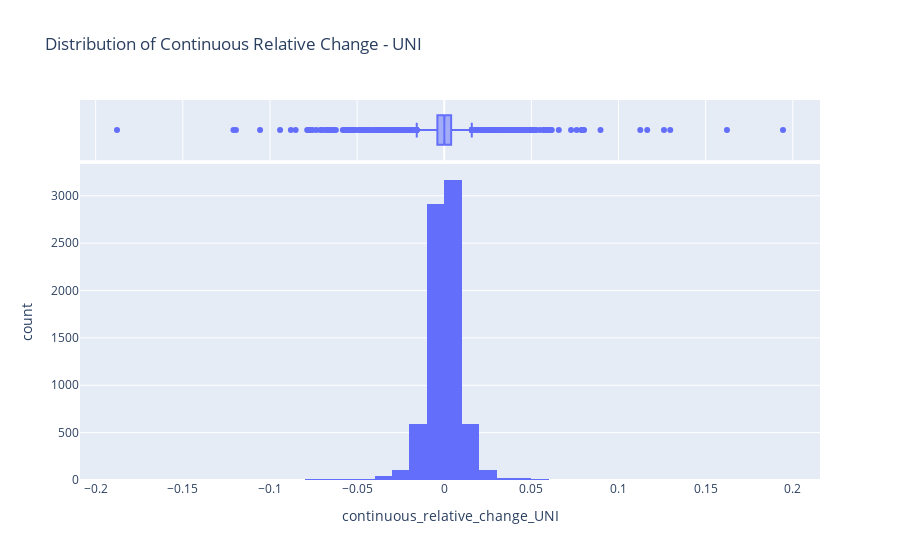
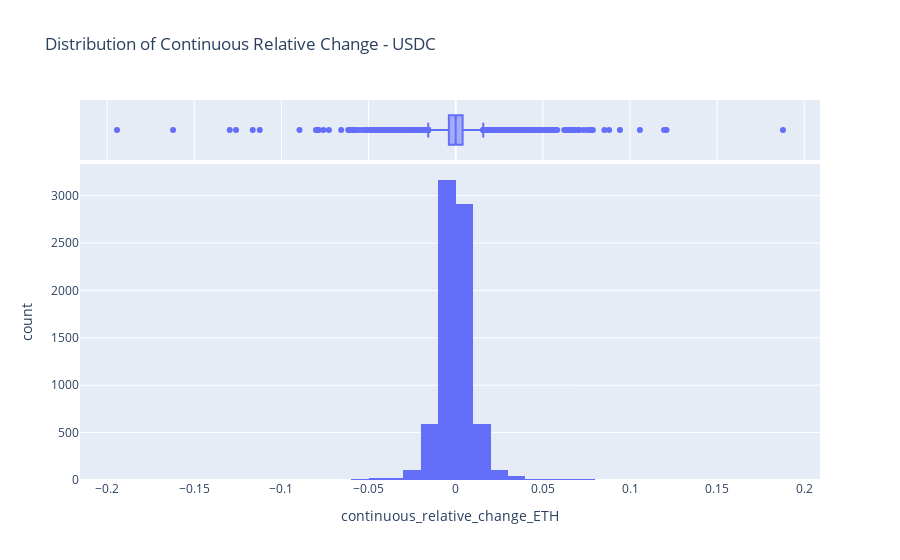

Notebook source saved alongside these figures, in order:
### Code cell
import numpy as np


# Calculate the continuous relative change for 'pair0_cost'
df['continuous_relative_change_UNI'] = np.log(df['pair0_cost'] / df['pair0_cost'].shift(1))

# Calculate the continuous relative change for 'pair1_cost'
df['continuous_relative_change_ETH'] = np.log(df['pair1_cost'] / df['pair1_cost'].shift(1))

# Drop NaN values resulting from the diff and shift operations
df.dropna(inplace=True)

# Plot interactive distribution graphs for continuous relative changes
fig_continuous_UNI = px.histogram(df, x='continuous_relative_change_UNI', title='Distribution of Continuous Relative Change - UNI', marginal='box', nbins=50)
fig_continuous_ETH = px.histogram(df, x='continuous_relative_change_ETH', title='Distribution of Continuous Relative Change - USDC', marginal='box', nbins=50)

# Display the graphs

fig_continuous_UNI.show()
fig_continuous_ETH.show()

### Figure 1 — Plotly figure (JSON) as saved in the notebook; plotly's stock layout.template omitted (floating-point values rounded to 4 significant figures; data arrays with more than 128 entries replaced by an {"elided": "..."} marker saying what was removed)
{"data": [{"alignmentgroup": "True", "bingroup": "x", "hovertemplate": "continuous_relative_change_UNI=%{x}<br>count=%{y}<extra></extra>", "legendgroup": "", "marker": {"color": "#636efa", "pattern": {"shape": ""}}, "name": "", "nbinsx": 50, "offsetgroup": "", "orientation": "v", "showlegend": false, "type": "histogram", "x": {"elided": "7629 float values"}, "xaxis": "x", "yaxis": "y"}, {"alignmentgroup": "True", "hovertemplate": "continuous_relative_change_UNI=%{x}<extra></extra>", "legendgroup": "", "marker": {"color": "#636efa"}, "name": "", "notched": true, "offsetgroup": "", "showlegend": false, "type": "box", "x": {"elided": "7629 float values"}, "xaxis": "x2", "yaxis": "y2"}], "layout": {"barmode": "relative", "legend": {"tracegroupgap": 0}, "title": {"text": "Distribution of Continuous Relative Change - UNI"}, "xaxis": {"anchor": "y", "domain": [0, 1], "title": {"text": "continuous_relative_change_UNI"}}, "xaxis2": {"anchor": "y2", "domain": [0, 1], "matches": "x", "showgrid": true, "showticklabels": false}, "yaxis": {"anchor": "x", "domain": [0, 0.8316], "title": {"text": "count"}}, "yaxis2": {"anchor": "x2", "domain": [0.8416, 1], "matches": "y2", "showgrid": false, "showline": false, "showticklabels": false, "ticks": ""}}}

### Figure 2 — Plotly figure (JSON) as saved in the notebook; plotly's stock layout.template omitted (floating-point values rounded to 4 significant figures; data arrays with more than 128 entries replaced by an {"elided": "..."} marker saying what was removed)
{"data": [{"alignmentgroup": "True", "bingroup": "x", "hovertemplate": "continuous_relative_change_ETH=%{x}<br>count=%{y}<extra></extra>", "legendgroup": "", "marker": {"color": "#636efa", "pattern": {"shape": ""}}, "name": "", "nbinsx": 50, "offsetgroup": "", "orientation": "v", "showlegend": false, "type": "histogram", "x": {"elided": "7629 float values"}, "xaxis": "x", "yaxis": "y"}, {"alignmentgroup": "True", "hovertemplate": "continuous_relative_change_ETH=%{x}<extra></extra>", "legendgroup": "", "marker": {"color": "#636efa"}, "name": "", "notched": true, "offsetgroup": "", "showlegend": false, "type": "box", "x": {"elided": "7629 float values"}, "xaxis": "x2", "yaxis": "y2"}], "layout": {"barmode": "relative", "legend": {"tracegroupgap": 0}, "title": {"text": "Distribution of Continuous Relative Change - USDC"}, "xaxis": {"anchor": "y", "domain": [0, 1], "title": {"text": "continuous_relative_change_ETH"}}, "xaxis2": {"anchor": "y2", "domain": [0, 1], "matches": "x", "showgrid": true, "showticklabels": false}, "yaxis": {"anchor": "x", "domain": [0, 0.8316], "title": {"text": "count"}}, "yaxis2": {"anchor": "x2", "domain": [0.8416, 1], "matches": "y2", "showgrid": false, "showline": false, "showticklabels": false, "ticks": ""}}}
